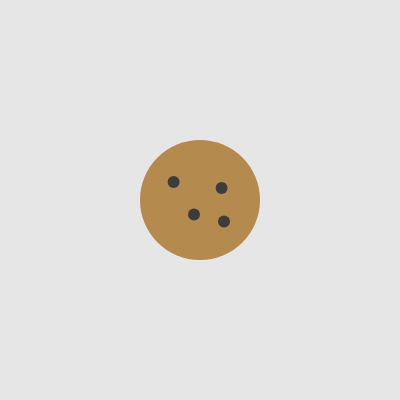
Frame 1 (no input)
Frame 60 (no input): identical to frame 1, image omitted
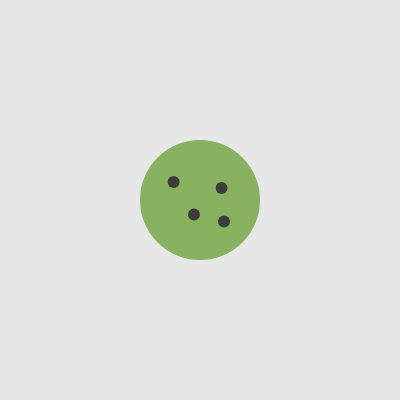
Frame 120 (the mouse pressed at the canvas centre since frame 60)

The p5.js sketch that drew these frames (run headless with seeded random() and noise() and a simulated clock; from frame 60 on, the mouse is pressed at the canvas centre):

// p5.js sketch
// ── sketch.js
let cookie;
let flavor = ["#b58a4e","#87b05f","#e3b28d"];
let flavorIndex = 0



function setup() {
  createCanvas(400, 400);
  noStroke();
  // make one cookie object
  cookie = new Cookie(flavor, 120, width/2, height/2);
}

function draw() {
  background(230);
  cookie.show();   // call the method on our object
}

// Class definition
class Cookie {
  constructor(flavor, sz, x, y) {
    this.flavor = flavor;
    this.sz = sz;
    this.x = x;
    this.y = y;
  }

  // Method: draw the cookie using its own data
  show() {

    fill(flavor[flavorIndex]);
    ellipse(this.x, this.y, this.sz);

    // a few "chips" placed relative to size
    const s = this.sz * 0.1;
    fill(60);
    ellipse(this.x - this.sz*0.22, this.y - this.sz*0.15, s);
    ellipse(this.x + this.sz*0.18, this.y - this.sz*0.10, s);
    ellipse(this.x - this.sz*0.05, this.y + this.sz*0.12, s);
    ellipse(this.x + this.sz*0.20, this.y + this.sz*0.18, s);
  }
}

function keyPressed() {
  if (key === 'd' || key === 'D') {
  cookie.x += 10;
  }  
  if (key === 'a' || key === 'A') {
  cookie.x -= 10;
  } 
  if (key === 'w' || key === 'W') {
  cookie.y -= 10;
  } 
  if (key === 's' || key === 'S') {
  cookie.y += 10;
  } 
}

  
function mousePressed() {
  flavorIndex ++;
  if (flavorIndex >= flavor.length) {
    flavorIndex = 0;
  }
}
